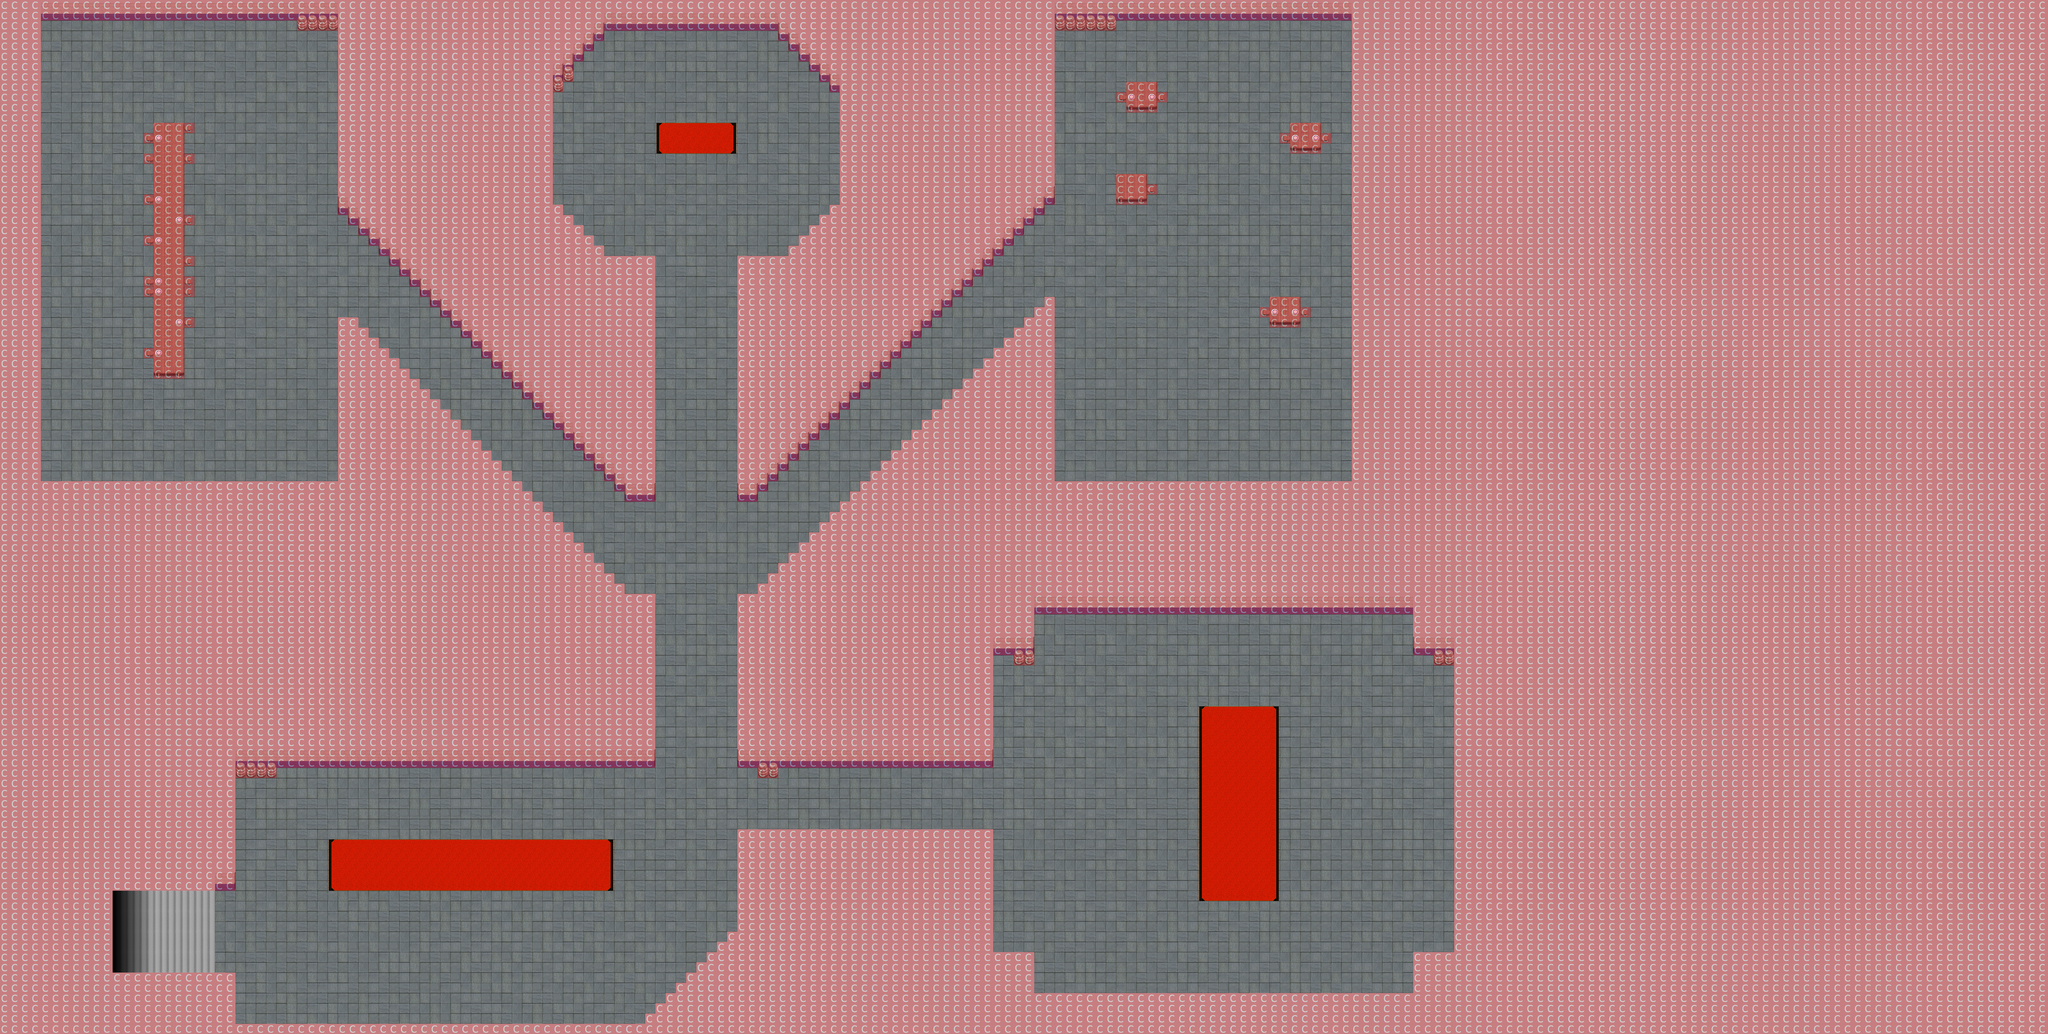

Rendered tile map (Tiled .tmx) drawn with the repository's tilesets; below, a short description and the map source with its tile grids summarised:
An orthogonal 200x101 tile map with 32x32 px tiles, 4 tile layers (Tile Layer 1, Walls, Tile Layer 4, Collision), 7 tilesets and 39 objects (12x pillar, 11x image, 6x spawner, 3x trigger, 3x key, ...).

<map version="1.0" orientation="orthogonal" width="200" height="101" tilewidth="32" tileheight="32" backgroundcolor="#b3b3b3">
 <properties>
  <property name="BULLETS_COLLIDE" value="true" />
  <property name="onstart" value="love.graphics.setBackgroundColor( 0, 0, 0 ); num_keys = 0; game.precipitation = Fog:new(game)" />
 </properties>
 <tileset firstgid="1" name="Collision" tilewidth="32" tileheight="32">
  <image source="coll.png" width="32" height="32" />
 </tileset>
 <tileset firstgid="2" name="Marble" tilewidth="32" tileheight="32">
  <image source="marble.png" width="96" height="96" />
 </tileset>
 <tileset firstgid="11" name="Brick Wall" tilewidth="32" tileheight="32">
  <image source="brickwall.png" width="96" height="64" />
 </tileset>
 <tileset firstgid="17" name="Carpet" tilewidth="32" tileheight="32">
  <image source="carpet.png" width="96" height="96" />
 </tileset>
 <tileset firstgid="26" name="steps" tilewidth="32" tileheight="32">
  <image source="steps.png" width="192" height="192" />
 </tileset>
 <tileset firstgid="62" name="Table" tilewidth="32" tileheight="32">
  <image source="table.png" width="96" height="128" />
 </tileset>
 <tileset firstgid="74" name="wood" tilewidth="32" tileheight="32">
  <image source="wood.png" width="320" height="384" />
 </tileset>
 <layer name="Tile Layer 1" width="200" height="101">
  <data>[20200 cells, 7268 non-empty, 16 distinct tile ids]</data>
 </layer>
 <layer name="Walls" width="200" height="101">
  <data>[20200 cells, 970 non-empty, 26 distinct tile ids]</data>
 </layer>
 <layer name="Tile Layer 4" width="200" height="101">
  <data>[20200 cells, 90 non-empty, 11 distinct tile ids]</data>
 </layer>
 <layer name="Collision" width="200" height="101" opacity="0.35">
  <data>[20200 cells, 13208 non-empty, 1 distinct tile ids]</data>
 </layer>
 <objectgroup draworder="topdown" name="Objects" width="200" height="101">
  <object name="Player Spawn" type="playerspawn" x="429" y="2821" width="197" height="188" />
  <object name="Door1" type="door" x="2047" y="2368" width="256" height="31" />
  <object name="Spike1" type="spiketrap" x="2435" y="2400" width="638" height="195" />
  <object name="Trigger 1" type="trigger" x="702" y="2655" width="559" height="458">
   <properties>
    <property name="active" value="true" />
    <property name="limit" value="1" />
    <property name="onstart" value="game:shakeCamera(1,5); game.spawners[&quot;Spawner 1&quot;]:spawn();" />
    <property name="triggertype" value="anyplayer" />
   </properties>
  </object>
  <object name="Spawner 1" type="spawner" x="971" y="2430" width="1151" height="599">
   <properties>
    <property name="basenumber" value="5" />
    <property name="classname" value="pyro,ghost" />
    <property name="clearedscript" value="game.gameobjects[&quot;Door1&quot;]:unlock()" />
    <property name="spawnatstart" value="false" />
    <property name="spawnertype" value="variable" />
   </properties>
  </object>
  <object name="Spawner 2" type="spawner" x="213" y="157" width="720" height="1184">
   <properties>
    <property name="basenumber" value="5" />
    <property name="classname" value="pyro,ghost" />
    <property name="clearedscript" value="game.gameobjects[&quot;Key1&quot;]:show()" />
    <property name="spawnatstart" value="true" />
    <property name="spawnertype" value="variable" />
   </properties>
  </object>
  <object name="Spawner 3" type="spawner" x="3400" y="235" width="690" height="1048">
   <properties>
    <property name="basenumber" value="5" />
    <property name="classname" value="pyro,ghost" />
    <property name="clearedscript" value="game.gameobjects[&quot;Key3&quot;]:show()" />
    <property name="spawnatstart" value="true" />
    <property name="spawnertype" value="variable" />
   </properties>
  </object>
  <object name="Spawner 4" type="spawner" x="1922" y="184" width="484" height="518">
   <properties>
    <property name="basenumber" value="5" />
    <property name="classname" value="pyro,ghost" />
    <property name="clearedscript" value="game.gameobjects[&quot;Key2&quot;]:show()" />
    <property name="spawnatstart" value="true" />
    <property name="spawnertype" value="variable" />
   </properties>
  </object>
  <object name="Door2" type="door" x="2047" y="800" width="256" height="31" />
  <object name="Trigger 2" type="trigger" x="1905" y="834" width="514" height="185">
   <properties>
    <property name="active" value="true" />
    <property name="limit" value="1" />
    <property name="onstart" value="game.gameobjects[&quot;Door2&quot;]:unlock()" />
    <property name="triggertype" value="anyplayer" />
   </properties>
  </object>
  <object name="Boss Trigger" type="trigger" x="3351" y="1890" width="938" height="954">
   <properties>
    <property name="active" value="true" />
    <property name="limit" value="1" />
    <property name="onstart" value="game.gameobjects[&quot;Spike1&quot;]:enable(); game.spawners[&quot;Boss Spawner&quot;]:spawn();" />
    <property name="triggertype" value="allplayers" />
   </properties>
  </object>
  <object name="Boss Spawner" type="spawner" x="3820" y="2487" width="79" height="68">
   <properties>
    <property name="basenumber" value="1" />
    <property name="classname" value="hel" />
    <property name="spawnatstart" value="false" />
    <property name="spawnertype" value="unique" />
   </properties>
  </object>
  <object name="MinionSpawner" type="spawner" x="3133" y="2074" width="1345" height="849">
   <properties>
    <property name="basenumber" value="6" />
    <property name="classname" value="ghost" />
    <property name="spawnatstart" value="false" />
    <property name="spawnertype" value="variable" />
   </properties>
  </object>
  <object name="Key1" type="key" x="773" y="765" width="50" height="41">
   <properties>
    <property name="oncollect" value="num_keys = num_keys + 1; if num_keys &lt; 3 then game:showText( num_keys .. &quot; out of 3 collected&quot;, 5) else game:showText( &quot;Boss room now open&quot;, 5); game.gameobjects[&quot;Spike1&quot;]:disable() end" />
   </properties>
  </object>
  <object name="Key2" type="key" x="2135" y="435" width="50" height="41">
   <properties>
    <property name="oncollect" value="num_keys = num_keys + 1; if num_keys &lt; 3 then game:showText( num_keys .. &quot; out of 3 collected&quot;, 5) else game:showText( &quot;Boss room now open&quot;, 5); game.gameobjects[&quot;Spike1&quot;]:disable() end" />
   </properties>
  </object>
  <object name="Key3" type="key" x="3753" y="692" width="50" height="41">
   <properties>
    <property name="oncollect" value="num_keys = num_keys + 1; if num_keys &lt; 3 then game:showText( num_keys .. &quot; out of 3 collected&quot;, 5) else game:showText( &quot;Boss room now open&quot;, 5); game.gameobjects[&quot;Spike1&quot;]:disable() end" />
   </properties>
  </object>
  <object type="pillar" x="1110" y="2843" width="80" height="50" />
  <object type="pillar" x="1110" y="2511" width="80" height="50" />
  <object type="pillar" x="1462" y="2844" width="80" height="50" />
  <object type="pillar" x="1462" y="2512" width="80" height="50" />
  <object type="pillar" x="1813" y="2846" width="80" height="50" />
  <object type="pillar" x="1813" y="2514" width="80" height="50" />
  <object type="pillar" x="3572" y="2249" width="80" height="50" />
  <object type="pillar" x="4062" y="2254" width="80" height="50" />
  <object type="pillar" x="3573" y="2708" width="80" height="50" />
  <object type="pillar" x="4063" y="2713" width="80" height="50" />
  <object type="pillar" x="1889" y="404" width="80" height="50" />
  <object type="pillar" x="2379" y="409" width="80" height="50" />
  <object type="image" x="895" y="2351" width="53" height="31">
   <properties>
    <property name="file" value="props/hel/painting1.png" />
   </properties>
  </object>
  </objectgroup>
</map>
<!-- 10 of 39 objects omitted -->
